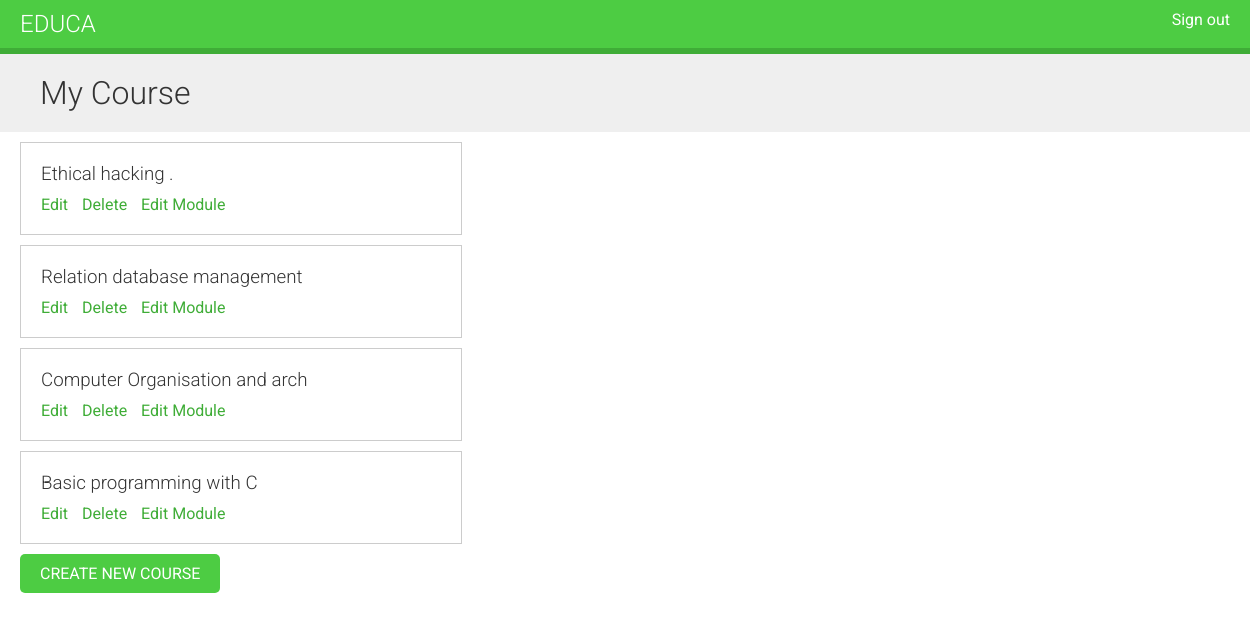
The app's page /course/mine/ (signed in), older data.
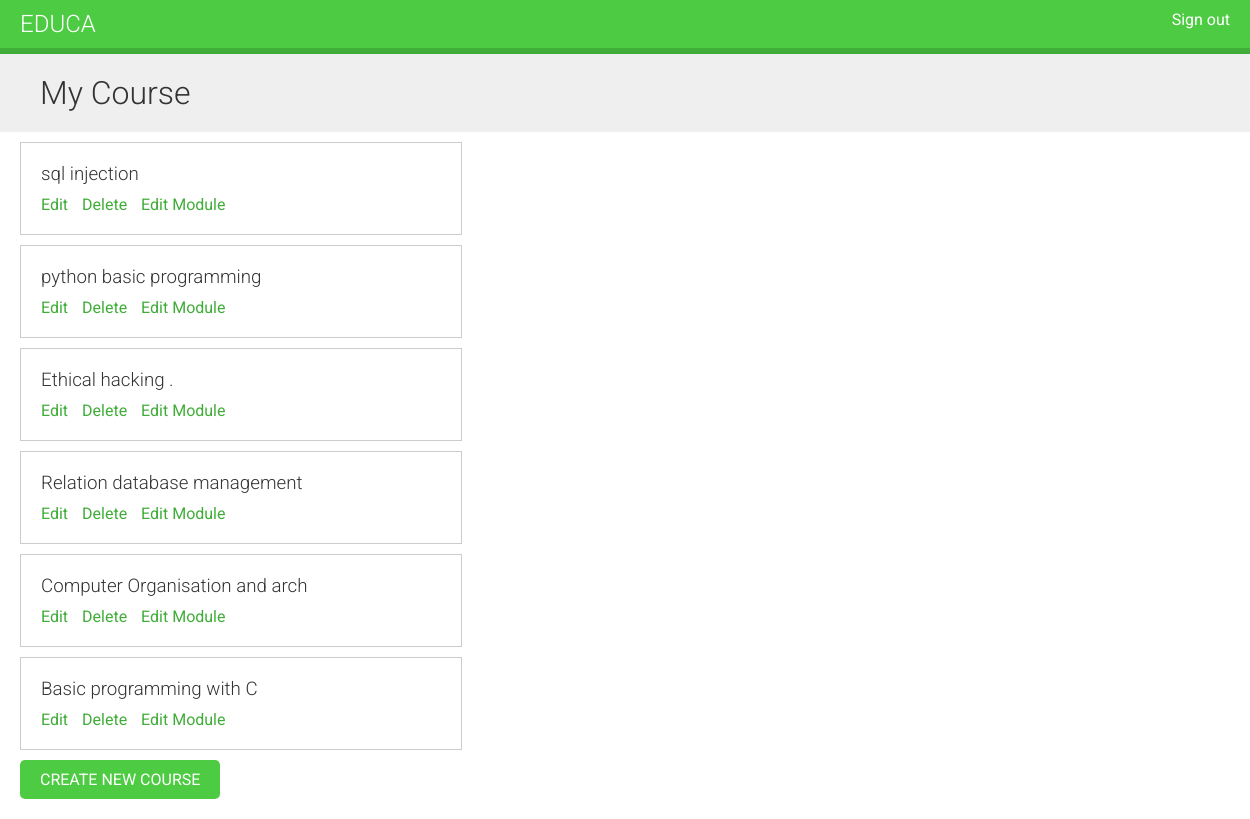
The same page, newer data.
### courses/models.py (models this page shows, shortened)
class Course(models.Model):
    owner = models.ForeignKey(User,
                              related_name='course_created',
                              on_delete=models.CASCADE)
    subject = models.ForeignKey(Subject,
                                related_name='courses',
                                on_delete=models.CASCADE)
    title = models.CharField(max_length=150)
    slug = models.SlugField(max_length=150,unique=True)
    overview = models.TextField()
    created = models.DateTimeField(auto_now_add=True)
    class Meta:
        ordering = ['-created']

### courses/views.py (the view)
class ManageCourseListView(OwnerCourseMixin, ListView):
    template_name = 'courses/manage/course/list.html'
    permission_required = 'courses.view_course'

### courses/views.py (called while the page is built)
    def get_queryset(self):
        qs = super().get_queryset()
        return qs.filter(owner = self.request.user)

### courses/templates/courses/manage/course/list.html (shortened to what this page needs)
{% extends "base.html" %}
{% block content %}
   <h1>My Course</h1>
   <div class="module">
   {% for course in object_list %}
     <div class="course-info">
       <h3>{{ course.title }}</h3>
       <p>
         <a href="{% url "course_edit" course.id %}">Edit</a>
         <a href="{% url "course_delete" course.id %}">Delete</a>
         <a href="{% url "course_module_update" course.id %}">Edit Module</a>
       </p>
     </div>
    {% empty %}
    <p>You have not created any course .</p>
   {% endfor %}
   <p>
     <a href="{% url "course_create" %}" class="button">Create new Course</a>
   </p>
   </div>
{% endblock %}

### courses/templates/base.html (shortened to what this page needs)
{% load static %}
<!DOCTYPE html>
<html>
    <head>
        <link href="{% static "css/base.css" %}" rel="stylesheet">
    </head>
    <body>
        <div id="header">
            <a href="/" class="logo">Educa</a>
             <ul class="menu">
                {% if request.user.is_authenticated %}
                    <li>
                        <form action="{% url 'logout' %}" method="post" style="display: inline;">
                            <a href="#" onclick="this.closest('form').submit(); return false;">Sign out</a>
                        </form>
                    </li>
                {% else %}
                    <li><a href="{% url 'login' %}">Sign in</a></li>
                {% endif %}
            </ul>
        </div>
        <div id="content">
            {% block content %}
            {% endblock %}
        </div>
    </body>
</html>

### courses/static/css/base.css (style rules this page uses)
body { margin:0; font-family:'Roboto', sans-serif; font-weight:400; color:#333; }
a { color:#3fad37; text-decoration:none; }
ul { float:left; }
h1, h2, h3, h4, h5, h6 { font-family:'Roboto', sans-serif; font-weight:300; }
h1 { background:#efefef; width:100%; overflow:auto; padding:20px 0 20px 40px; margin:0; }
.module { padding:10px 20px; float:left; width:600px; }
.module h3 { margin:20px 0 0; padding:0; width:100%; }
.module p { margin:10px 0 20px; width:100%; float:left; }
#header { background:#4dcc43; overflow:auto; padding:10px 20px; border-bottom:6px solid #3fad37; }
#header .logo { text-decoration:none; font-family:'Roboto', sans-serif; font-weight:300; text-transform:uppercase; font-size:24px; color:#fff; float:left; }
#header a { color:#fff; }
#header .menu { list-style:none; float:right; margin:0; padding:0; }
input[type=submit], a.button { border-radius:5px; background:#4dcc43; color:#fff; font-size:16px; text-transform:uppercase; border:none; padding:10px 20px; margin:20px 0; }
.course-info { border:1px solid #ccc; padding:0 20px; margin-bottom:10px; width:400px; overflow:auto; }
.course-info a { margin-right:10px; }

Row changes from the older to the newer data that the page shows:
added Course: title "sql injection"
added Course: title "python basic programming"
